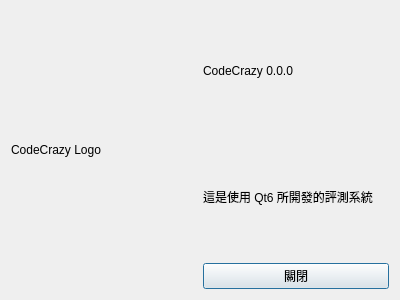
<?xml version="1.0" encoding="UTF-8"?>
<ui version="4.0">
 <class>AboutDialog</class>
 <widget class="QDialog" name="AboutDialog">
  <property name="geometry">
   <rect>
    <x>0</x>
    <y>0</y>
    <width>400</width>
    <height>300</height>
   </rect>
  </property>
  <property name="windowTitle">
   <string>Dialog</string>
  </property>
  <layout class="QVBoxLayout" name="verticalLayout_2">
   <item>
    <layout class="QHBoxLayout" name="horizontalLayout">
     <item>
      <widget class="QLabel" name="label">
       <property name="text">
        <string>CodeCrazy Logo</string>
       </property>
      </widget>
     </item>
     <item>
      <layout class="QVBoxLayout" name="verticalLayout">
       <item>
        <widget class="QLabel" name="label_2">
         <property name="text">
          <string>CodeCrazy 0.0.0</string>
         </property>
        </widget>
       </item>
       <item>
        <widget class="QLabel" name="label_3">
         <property name="text">
          <string>這是使用 Qt6 所開發的評測系統</string>
         </property>
        </widget>
       </item>
       <item>
        <widget class="QPushButton" name="Close_PushButton">
         <property name="text">
          <string>關閉</string>
         </property>
        </widget>
       </item>
      </layout>
     </item>
    </layout>
   </item>
  </layout>
 </widget>
 <resources/>
 <connections/>
</ui>
